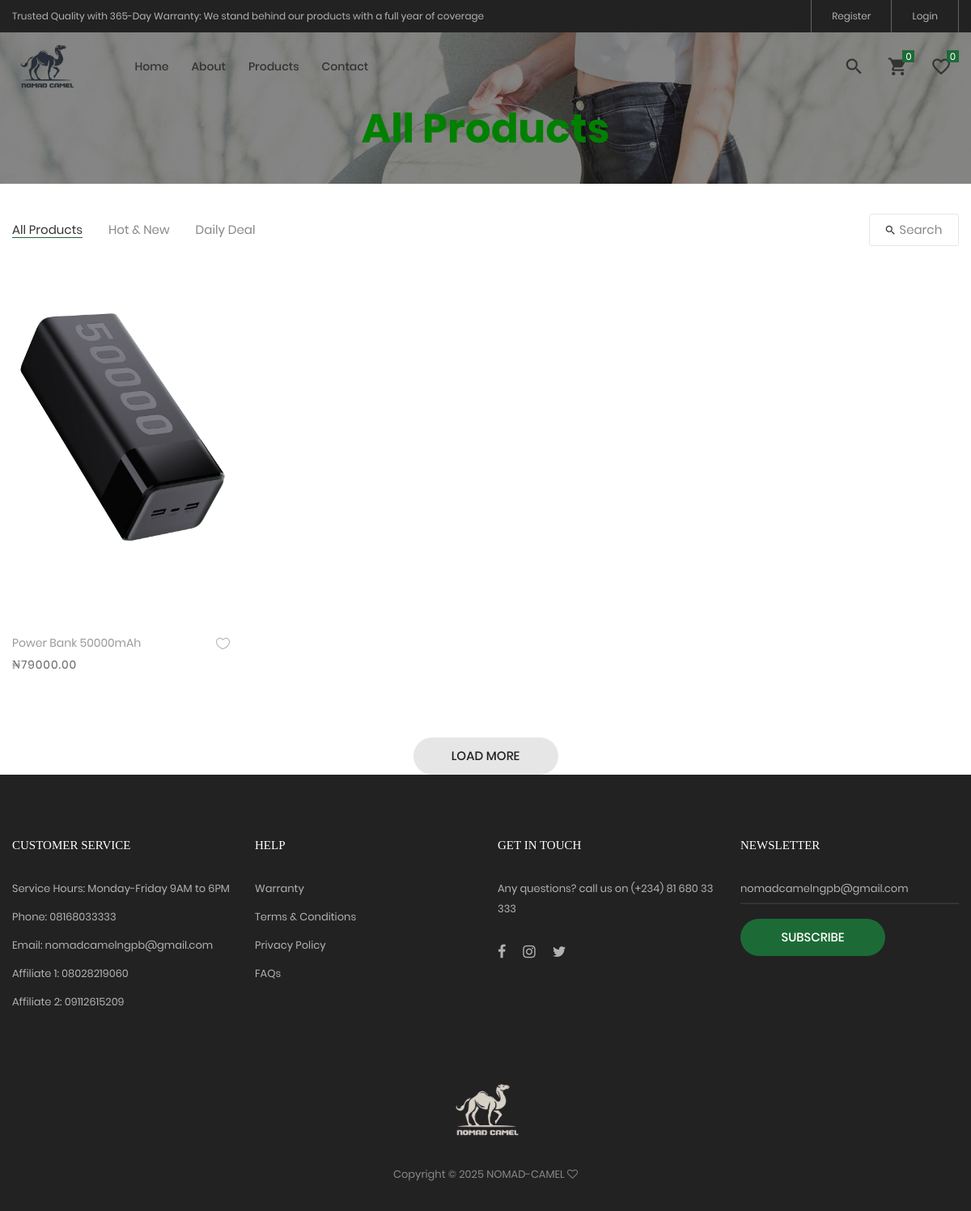
Page /pages/product on the committed database.
### frontend/models.py (models this page shows, shortened)
class Product(models.Model):
    name = models.CharField(max_length=255)
    description = models.TextField(blank=True)
    price = models.DecimalField(max_digits=10, decimal_places=2)
    quantity = models.PositiveIntegerField()
    hot = models.BooleanField(default=False)
    daily_deal = models.BooleanField(default=False)
    is_active = models.BooleanField(default=True)
    created_at = models.DateTimeField(auto_now_add=True)

class ProductImage(models.Model):
    product = models.ForeignKey(Product, related_name='images', on_delete=models.CASCADE)
    image = models.ImageField(upload_to='product_images/')

### frontend/views.py (the view)
# urls.py: path('product', views.product, name='product'),
def product(request):
    products = Product.objects.all()
    return render(request, 'frontend/product.html', {'pro': products})

### backend/context_processor.py (called while the page is built, shortened)
def cart_item_count(request):
    cart = request.session.get('cart', {})
    count = sum(item['quantity'] for item in cart.values())
    cart_items = []
    grand_total = 0
    return {
        'cart_count': count,
        'cart_items': cart_items,
        'cart_total': grand_total,
    }

def wishlist_count(request):
    if request.user.is_authenticated:
        return {
            "wishlist_count": Wishlist.objects.filter(user=request.user).count()
        }
    return {"wishlist_count": 0}

### templates/frontend/product.html (shortened to what this page needs)
{% extends 'frontend/base.html' %}
{% load static %}
{% block content %}
	<section class="bg-img1 txt-center p-lr-15 p-t-92 p-b-40" style="background-image: url('/static/frontend/images/bg-01.jpg');">
		<h2 class="ltext-105 cl0 txt-center" style="color: green;">
			All Products
		</h2>
	</section>
	<div class="bg0 m-t-23">
		<div class="container">
			<div class="flex-w flex-sb-m p-b-52">
				<div class="flex-w flex-l-m filter-tope-group m-tb-10">
					<button class="stext-106 cl6 hov1 bor3 trans-04 m-r-32 m-tb-5 how-active1" data-filter="*">
						All Products
					</button>
					<button class="stext-106 cl6 hov1 bor3 trans-04 m-r-32 m-tb-5" data-filter=".women">
						Hot & New
					</button>
					<button class="stext-106 cl6 hov1 bor3 trans-04 m-r-32 m-tb-5" data-filter=".men">
						Daily Deal
					</button>
				</div>
				<div class="flex-w flex-c-m m-tb-10">
					<div class="flex-c-m stext-106 cl6 size-105 bor4 pointer hov-btn3 trans-04 m-tb-4 js-show-search">
						<i class="icon-search cl2 m-r-6 fs-15 trans-04 zmdi zmdi-search"></i>
						Search
					</div>
				</div>
			</div>
			<div class="row isotope-grid">
				<div class="col-sm-6 col-md-4 col-lg-3 p-b-35 isotope-item women">
					{% if pro %}
            			{% for p in pro %}
							<div class="block2">
								<div class="block2-pic hov-img0" style="width: auto; height: 400px;">
									<img src="{{ p.images.first.image.url }}" alt="IMG-PRODUCT" style="width: 100%; height: 310px;">
								</div>
								<div class="block2-txt flex-w flex-t p-t-14">
									<div class="block2-txt-child1 flex-col-l ">
										<a href="#" class="stext-104 cl4 hov-cl1 trans-04 js-name-b2 p-b-6">
											{{ p.name }}
										</a>
										<span class="stext-105 cl3">
											₦{{ p.price }}
										</span>
									</div>
									<div class="block2-txt-child2 flex-r p-t-3">
										<a href="#" class="btn-addwish-b2 dis-block pos-relative js-addwish-b2">
											<img class="icon-heart1 dis-block trans-04" src="{% static 'frontend/images/icons/icon-heart-01.png' %}" alt="ICON">
										</a>
									</div>
								</div>
							</div>
						{% endfor %}
					{% endif %}
				</div>
			</div>
			<div class="flex-c-m flex-w w-full p-t-45">
				<a href="#" class="flex-c-m stext-101 cl5 size-103 bg2 bor1 hov-btn1 p-lr-15 trans-04">
					Load More
				</a>
			</div>
		</div>
	</div>
	{% endblock %}

### static/frontend/css/main.css (style rules this page uses)
.container { max-width: 1380px; }
@media (max-width: 1600px) { .container { max-width: 1200px; } }
.block2-pic { position: relative; }
.block2-txt-child1 { width: calc(100% - 30px); }
.block2-txt-child2 { width: 30px; }
.cl0 { color: #fff; }
.cl2 { color: #333; }
.cl3 { color: #666; }
.cl4 { color: #999; }
.cl5 { color: #222; }
.cl6 { color: #888; }
.stext-101 { font-family: Poppins-Medium; font-size: 15px; line-height: 1.466667; text-transform: uppercase; }
.stext-104 { font-family: Poppins-Regular; font-size: 14px; line-height: 1.466667; }
.stext-105 { font-family: Poppins-Regular; font-size: 14px; line-height: 1.466667; letter-spacing: 1px; }
.stext-106 { font-family: Poppins-Regular; font-size: 15px; line-height: 1.2; }
.ltext-105 { font-family: Poppins-Bold; font-size: 50px; line-height: 1.1; }
.size-103 { min-width: 179px; height: 46px; }
.size-105 { min-width: 111px; height: 40px; }
.bg0 { background-color: #fff; }
.bg2 { background-color: #e6e6e6; }
.bg-img1 { background-size: cover; background-position: center center; background-repeat: no-repeat; }
.bor1 { border-radius: 23px; }
.bor3 { border-bottom: 1px solid transparent; }
.bor4 { border: 1px solid #e6e6e6; border-radius: 3px; }
.how-active1 { color: #333; border-color: #1c6b36; }
.hov-img0 { display: block; overflow: hidden; }
.hov-img0 img { width: 100%; -webkit-transition: transform 0.9s ease; -o-transition: transform 0.9s ease; -moz-transition: transform 0.9s ease; transition: transform 0.9s ease; }

### rows in the picture
Product: images.first.image (picture), name "Power Bank 50000mAh", price "79000.00"
